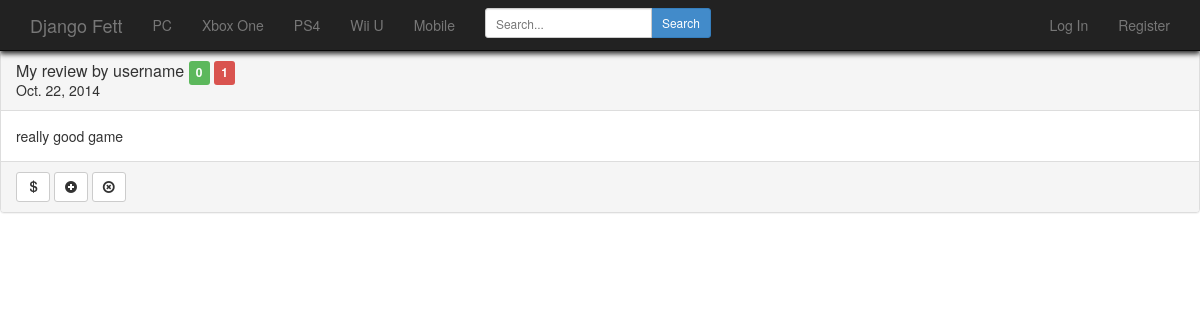
Screenshot of /djangofett/review/1/report with the database file from the repository.
### portal/models.py (models this page shows, shortened)
class Review(models.Model):
    title = models.CharField(max_length=100)
    body = models.CharField(max_length=5000)    # is this long enough? yes
    author_id = models.ForeignKey(User)
    game_id = models.ForeignKey(Game)
    pub_date = DateTimeField()
    karma = models.IntegerField(default=0)
    reported_count = models.IntegerField(default=0)
    def inc_reports(self):
        self.reported_count += 1
        self.save()

### portal/views.py (the view)
# urls.py: url(r'^review/(?P<review_id>\d+)/report$', views.review_report,
def review_report(request, review_id):
    review = Review.objects.get(id=review_id)
    review.inc_reports()
    context = {'review': Review.objects.get(id=review_id)}
    return render(request, 'portal/review_report.html', context)

### portal/models.py (called while the page is built)
    def __str__(self):
        return self.username

### portal/templates/portal/review_report.html (shortened to what this page needs)
{% extends "base.html" %}
{% block content %}
  <div class="panel panel-default">
    <div class="panel-heading">
      <h3 class="panel-title">{{ review.title }} by {{ review.author_id }}
        <span class="label label-success" title="karma points"> {{ review.karma }}</span>
        <span class="label label-danger" title="reports"> {{ review.reported_count }} </span>
     </h3>
      {{ review.pub_date|date }}
    </div>
    <div class="panel-body">
      {{ review.body }}
    </div>
    <div class="panel-footer">
      <div class="btn-group-sm">
        <button type="button" class="btn btn-default" title="give karma">
          <span class="glyphicon glyphicon-usd"</span>
        </button>
        <button type="button" class="btn btn-default" title="add comment">
          <span class="glyphicon glyphicon-plus-sign"></span>
        </button>
          <button type="button" class="btn btn-default" title="report">
            <span class="glyphicon glyphicon-remove-circle"></span>
          </button>
      </div>
    </div>
  </div>
{% endblock %}

### rows the page displays
Review: title "My review", author_id "username", karma "0", reported_count "1", pub_date "Oct. 22, 2014", body "really good game"
